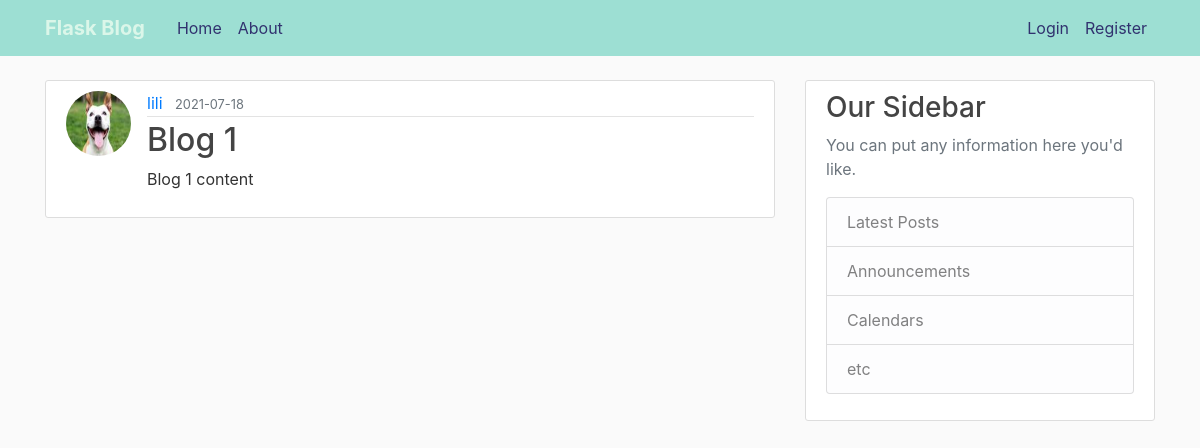
/post/1, run on the app's committed database.
### flaskblog/models.py (models this page shows, shortened)
class User(db.Model, UserMixin):
    id = db.Column(db.Integer, primary_key=True)
    username = db.Column(db.String(20), unique=True, nullable=False)
    email = db.Column(db.String(120), unique=True, nullable=False)
    image_file = db.Column(db.String(20), nullable=False, default='default.jpg')
    password = db.Column(db.String(60), nullable=False)
    posts = db.relationship('Post', backref='author', lazy=True)

class Post(db.Model):
    id = db.Column(db.Integer, primary_key=True)
    title = db.Column(db.String(100), nullable=False)
    date_posted =db.Column(db.DateTime, nullable=False, default=datetime.utcnow)
    content = db.Column(db.Text, nullable=False)
    user_id = db.Column(db.Integer, db.ForeignKey('user.id'), nullable=False)

### flaskblog/posts/routes.py (the view)
@posts.route("/post/<int:post_id>") #making user input in website a variable, int is specifying it's an integer
def post(post_id):
    post = Post.query.get_or_404(post_id) #get the id, if no exists return 404
    return render_template('post.html' , title = post.title , post = post )

### flaskblog/templates/post.html (shortened to what this page needs)
{% extends "layout.html" %}
{% block content %}
        <article class="media content-section">
          <img src="{{ url_for('static', filename='profile_pics/' + post.author.image_file )}}" class="rounded-circle article-img" alt="">
          <div class="media-body">
            <div class="article-metadata">
              <a class="mr-2" href="#">{{ post.author.username }}</a>
              <small class="text-muted">{{ post.date_posted.strftime('%Y-%m-%d') }}</small>
            </div>
            <h2 class='article-title' >{{ post.title }}</h2>
            <p class="article-content">{{ post.content }}</p>
          </div>
        </article>
{% endblock content %}

### flaskblog/static/main.css (style rules this page uses)
body { background: #fafafa; color: #333333; margin-top: 5rem; }
h1, h2, h3, h4, h5, h6 { color: #444444; }
.content-section { background: #ffffff; padding: 10px 20px; border: 1px solid #dddddd; border-radius: 3px; margin-bottom: 20px; }
.article-title { color: #444444; }
.article-content { white-space: pre-line; }
.article-img { height: 65px; width: 65px; margin-right: 16px; }
.article-metadata { padding-bottom: 1px; margin-bottom: 4px; border-bottom: 1px solid #e3e3e3 }

### data on the page
User: image_file (picture), author.username "lili"
Post: date_posted "2021-07-18", title "Blog 1", content "Blog 1 content"
